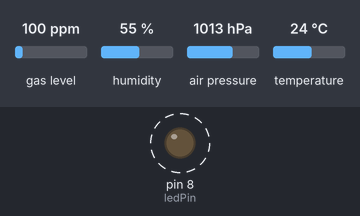
Bench run of a sketch on a simulated Arduino Uno, built with avr-gcc and run on an emulated ATmega328P. Shown: output pins drawn as LEDs (lit = HIGH). Dashed ring = blinking. The inputs (shaded band) are chosen by the test bench; at power-on: gas level 100 ppm, humidity 55 %, air pressure 1013 hPa, temperature 24 °C. The local clock reads 2024-03-15 10:24:30 at power-on unless the sketch sets it; storage starts empty; what the sketch prints to the serial monitor is not drawn.

Above: at 0.6 s.
Timing chart, 0 to 5.5 s (numbered marks = the images above):
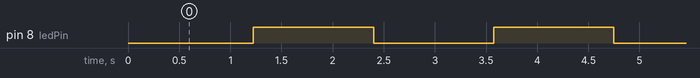

Measured:
- by itself, pin 8 (ledPin): alternates HIGH for 1.2 s and LOW for 1.2 s

The sketch:

DataLogBME680_lines.ino
```cpp
#include <LiquidCrystal.h>


// ===================================================
// DataLogger based on the
// RobotDyn SD/RTC Arduino shield example
//
// Todd Lines
// Last revised: 2023-04-13
//
// Saves temperature, humidity, pressure, altitude,
//   relative humidity and gas air quality measurements
//   from a BME680 to a SD card with time stamp as an
//   example of data logging where the sensor library
//   and data take up a lot of the Arduino memory.
//   Sumptoms of the memory being currupted are
//   weird characthers being printed to the serial
//   monitor or SD card, or nothing printing at all,
//   or the program hanging and not producing any
//   output.  If these things happen, try printing
//   just the time stamp. If that works, then try
//   printing the time stamp and one piece of data.
//   Then add another piece until the problem recurs.
//   Then, adjust what you are printing until you can
//   get your data to all be printed and saved.  This
//   may mean you need to keep better notes on what
//   date is in which column and with what units because
//   this may not be in your saved data file.
//
// Collects data at a given rate, that is set by the
//   delay at the end of the loop with the delay time in
//   milliseconds.
//
// This code uses the stratgy //   of opening the file,
//   writing data, and closing the file for each data
//   point so if the sensor fails the file will fail
//   having just been closed and only the last data
//   point will be lost. It does not warn you if the
//   data file won't open so be sure to check that data
//   is actually being written to your SD card.
//
//   The code uses a RTC for it's time stamp.
//
// ===================================================

// ==== include statements
   #include <SD.h>

// RTC libary by Adafruit. Must be manually installed
   #include "RTClib.h"

// BME680 libaries by Adafruit.
  #include <SPI.h>
  #include <Adafruit_Sensor.h>
  #include "Adafruit_BME680.h"

  #define BME_SCK 13
  #define BME_MISO 12
  #define BME_MOSI 11
  #define BME_CS 10
  #define SEALEVELPRESSURE_HPA (1013.25)

  Adafruit_BME680 bme; // I2C
  //Adafruit_BME680 bme(BME_CS); // hardware SPI
  //Adafruit_BME680 bme(BME_CS, BME_MOSI, BME_MISO,  BME_SCK);

// SD card pin to use
   const int SD_PIN = 10;

// Real time clock type and variable
   RTC_DS1307 rtc;

// pin to blink for light to indicate operation
   int ledPin = 8;
   int n = 0;

// =========================================
// initializes the RTC,
// and checks to see if it has been set
// =========================================
void init_RTC() {
  Serial.print("Initializing RTC...");
  //
  if (!rtc.begin()) {
    Serial.println(" failed!");
    while (1);
  }
  //
  Serial.println(" done!");
  //
  if (!rtc.isrunning())
    Serial.println(
    "WARNING: RTC has not been previously set");
  }


// ======================================================
// attempts to initialize the SD card for reading/writing
// ======================================================

void init_SD() {
  Serial.print("Initializing SD card...");
  //
  if (!SD.begin(SD_PIN)) {
    Serial.println(" failed!");
    while (1);
    }
  //
  Serial.println(" done!");
  }


// ====================================================
// SETUP
// ====================================================

void setup() {
   // Open serial communications for the serial monitor
      Serial.begin(9600);

   // Start the real time clock. This is from the
   //     Adafruit RTC example code since our data
   //     loggers use Adafruit RTS's

      init_RTC();
         // (note 24-hour time: 3pm -> 15)
         // This line sets the RTC with an
         // explicit date & time, for example:
         // to set January 21, 2014 at 3:18pm
         // you would use the following line:
         // rtc.adjust(DateTime(2014, 1, 21, 15, 18, 0));

   // Initialize the SD card so we can write to it in
   //   the loop
      init_SD();

  // Now set up your sensor here.  I will use the Adafruit
  //    BME680 for this example
  //
  //    setup BME680 - These next lines are from the Adafruit
  //       BME680 test code
           Serial.println(F("BME680 test"));
           if (!bme.begin()) {
              Serial.println("Could not start BME680 sensor, check wiring!");
              while (1);
              }
           // Set up oversampling and filter initialization
           bme.setTemperatureOversampling(BME680_OS_8X);
           bme.setHumidityOversampling(BME680_OS_2X);
           bme.setPressureOversampling(BME680_OS_4X);
           bme.setIIRFilterSize(BME680_FILTER_SIZE_3);
           bme.setGasHeater(320, 150); // 320*C for 150 ms
           Serial.println("BME680 Started");

    // Tell the User that we started a new collection
    //  Be careful here. Printing things in the setup can be
    //  tricky. Don't print something that is very long
    File dataFile = SD.open("datalog.txt", FILE_WRITE);
       dataFile.println("START OF NEW COLLECT");
       Serial.println("START OF NEW COLLECT");
       dataFile.close();
    // set up ledPin for blinking to show operation
        pinMode(ledPin, OUTPUT);
  }  // End of setup


// ====================================================
// LOOP
// ====================================================

void loop( ) {
  // make a place to put our time stamp and data
  String dataString="";
  //
  // get the time stamp information from the RTC
  DateTime now = rtc.now();
  //
  // make an output string that has the time and date
  //    We need to be careful while doing this.
  //    Arduino Unos have only a tiny bit of memory
  //    It is really easy to use it all up and when
  //    we do, the microcontroller can become
  //    unstable. We have three devices connected
  //    to our Arduino, the SD card reader, the RTC
  //    and the sensor, in this case an Adafruit
  //    BME280. That is a lot!  So we will output
  //    the data with as few extra characters as
  //    possible. This includes spaces! We will
  //    separate using commas, because python
  //    makes it easy to use csv files.  I left
  //    in units, but you could put them in the
  //    headder and reduce the dataString further.
  dataString = dataString + String(now.year());
  dataString = dataString + '-' ;
  dataString = dataString + String(now.month());
  dataString = dataString + '-';
  dataString = dataString  + String(now.day());
  dataString = dataString + ' ';
  dataString = dataString  + String(now.hour());
  dataString = dataString + ":";
  dataString = dataString  + String(now.minute());
  dataString = dataString + ":";
  dataString = dataString  + String(now.second());
  dataString = dataString + ",";
  bme.performReading();
  dataString = dataString + String(bme.temperature);
  dataString = dataString + "C,";
  dataString = dataString + String(bme.pressure / 100.0);
  dataString = dataString + "hPa,";
  dataString = dataString + String(bme.readAltitude(SEALEVELPRESSURE_HPA));
  dataString = dataString + "m,";
  dataString = dataString + String(bme.readHumidity());
  dataString = dataString + "%,";
  dataString = dataString + String(bme.gas_resistance / 1000.0);
  dataString = dataString + "KO";
  // print out the time stamp and the sensor data
  Serial.println(dataString);
  File dataFile = SD.open("datalog.txt", FILE_WRITE);
     dataFile.println(dataString);
     dataFile.close();
  //
  delay(1000); // time between data points
  if (n==0){
      digitalWrite(ledPin, HIGH);
      n=1;
      }
   else {
      digitalWrite(ledPin, LOW);
      n=0;
      }
  // End of Loop
  }
```
